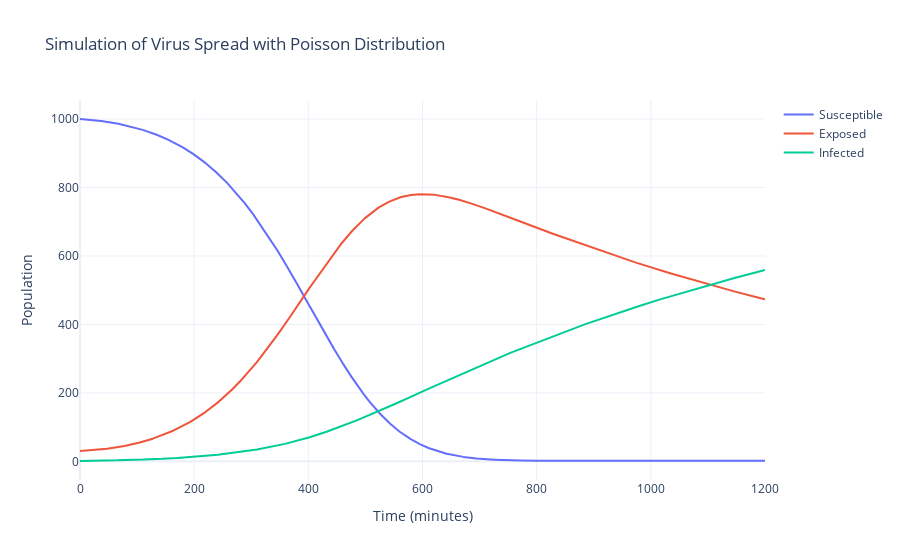

The notebook cell this image was saved under:
### Code cell
import numpy as np
import plotly.graph_objects as go
from scipy.stats import poisson

def dI_dt(I, E, lambda_E, lambda_R):
    return lambda_E * E - lambda_R * I

def dE_dt(S, E, lambda_S, f_q):
    return lambda_S * S * f_q - lambda_E * E

def dS_dt(S, I, lambda_S, lambda_R, f_q):
    return -lambda_S * S * f_q + lambda_R * I

def f_q(K, M):
    return K / (M + K)

def simulate_virus_spread(S0, E0, I0, lambda_S, lambda_E, lambda_R, M, total_time, dt, alpha):
    num_steps = int(total_time / dt) + 1
    t = np.linspace(0, total_time, num_steps)
    S = np.zeros(num_steps)
    E = np.zeros(num_steps)
    I = np.zeros(num_steps)
    total_population = np.zeros(num_steps)

    # Initial conditions
    S[0], E[0], I[0] = S0, E0, I0

    # Simulation loop
    for i in range(1, num_steps):
        q_t = f_q(I[i-1], M)  # Calculate q(t) based on the current number of infected items
        lambda_t = alpha * q_t  # Calculate lambda(t) based on q(t)

        # Generate the number of new infections in the time interval dt using Poisson distribution
        new_infections = poisson.rvs(lambda_t * dt)

        # Update the populations using the differential equations
        dS = dS_dt(S[i-1], I[i-1], lambda_S, lambda_R, q_t)
        dE = dE_dt(S[i-1], E[i-1], lambda_S, q_t)
        dI = dI_dt(I[i-1], E[i-1], lambda_E, lambda_R) + new_infections

        S[i] = S[i-1] + dS * dt
        E[i] = E[i-1] + dE * dt
        I[i] = I[i-1] + dI * dt

        total_population[i] = S[i] + E[i] + I[i]

    return t, S, E, I, total_population

# Parameters for simulation
S0 = 1000   # Initial number of susceptible peers
E0 = 30     # Initial number of exposed peers
I0 = 1     # Initial number of infected peers
lambda_S = 0.1  # Rate of new file downloads per minute
lambda_E = 0.001  # Rate of becoming infected per minute
lambda_R = 0.0001 # Rate of recovery per minute
M = 1000         # Number of uninfected items
total_time = 1200   # Total simulation time (in minutes)
dt = 0.1        # Time step for integration
alpha = 0.1     # Scaling factor for lambda(t)

# Simulate virus spread
t, S, E, I, total_population = simulate_virus_spread(S0, E0, I0, lambda_S, lambda_E, lambda_R, M, total_time, dt, alpha)

# Plotting using Plotly
fig = go.Figure()

fig.add_trace(go.Scatter(x=t, y=S, mode='lines', name='Susceptible'))
fig.add_trace(go.Scatter(x=t, y=E, mode='lines', name='Exposed'))
fig.add_trace(go.Scatter(x=t, y=I, mode='lines', name='Infected'))

fig.update_layout(
    title='Simulation of Virus Spread with Poisson Distribution',
    xaxis_title='Time (minutes)',
    yaxis_title='Population',
    template='plotly_white'
)

fig.show()

### Figure 1 — Plotly figure (JSON) as saved in the notebook; plotly's stock layout.template omitted (floating-point values rounded to 4 significant figures; data arrays with more than 128 entries replaced by an {"elided": "..."} marker saying what was removed)
{"data": [{"mode": "lines", "name": "Susceptible", "type": "scatter", "x": {"elided": "12001 float values"}, "y": {"elided": "12001 float values"}}, {"mode": "lines", "name": "Exposed", "type": "scatter", "x": {"elided": "12001 float values"}, "y": {"elided": "12001 float values"}}, {"mode": "lines", "name": "Infected", "type": "scatter", "x": {"elided": "12001 float values"}, "y": {"elided": "12001 float values"}}], "layout": {"title": {"text": "Simulation of Virus Spread with Poisson Distribution"}, "xaxis": {"title": {"text": "Time (minutes)"}}, "yaxis": {"title": {"text": "Population"}}}}
